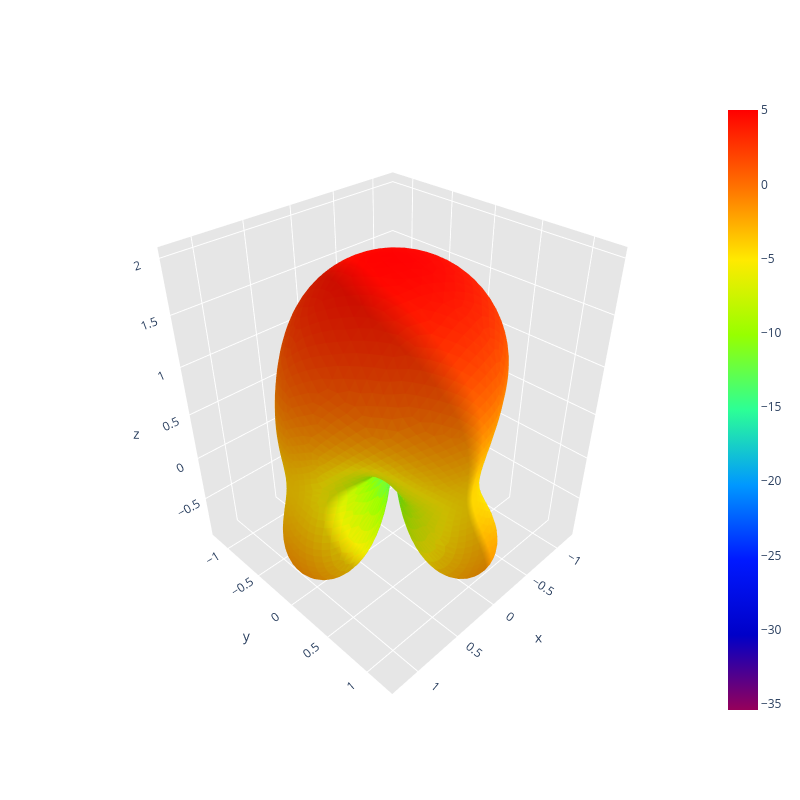

Here is the notebook cell this chart was saved with:
### Code cell
display_lhcp_gain(path)

### Figure 1 — Plotly figure (JSON) as saved in the notebook; plotly's stock layout.template omitted (floating-point values rounded to 4 significant figures; data arrays with more than 128 entries replaced by an {"elided": "..."} marker saying what was removed)
{"data": [{"facecolor": {"elided": "10296 str values"}, "i": {"elided": "10296 int values"}, "j": {"elided": "10296 int values"}, "k": {"elided": "10296 int values"}, "name": "", "type": "mesh3d", "x": {"elided": "5150 float values"}, "y": {"elided": "5150 float values"}, "z": {"elided": "5150 float values"}}, {"hoverinfo": "none", "marker": {"color": [-35.41, 5.013], "colorscale": [[0, "rgb(150, 0, 90)"], [0.125, "rgb(0, 0, 200)"], [0.25, "rgb(0, 25, 255)"], [0.375, "rgb(0, 152, 255)"], [0.5, "rgb(44, 255, 150)"], [0.625, "rgb(151, 255, 0)"], [0.75, "rgb(255, 234, 0)"], [0.875, "rgb(255, 111, 0)"], [1, "rgb(255, 0, 0)"]], "showscale": true, "size": 0.1}, "mode": "markers", "showlegend": false, "type": "scatter3d", "x": [1.225e-16], "y": [-2.999e-32], "z": [2.0]}], "layout": {"height": 800, "scene": {"aspectratio": {"x": 0.8347, "y": 0.8325, "z": 1}, "xaxis": {"backgroundcolor": "rgb(230, 230, 230)", "gridcolor": "rgb(255, 255, 255)", "showbackground": true, "zerolinecolor": "rgb(255, 255, 255)"}, "yaxis": {"backgroundcolor": "rgb(230, 230, 230)", "gridcolor": "rgb(255, 255, 255)", "showbackground": true, "zerolinecolor": "rgb(255, 255, 255)"}, "zaxis": {"backgroundcolor": "rgb(230, 230, 230)", "gridcolor": "rgb(255, 255, 255)", "showbackground": true, "zerolinecolor": "rgb(255, 255, 255)"}}, "title": {"text": ""}, "width": 800}}
